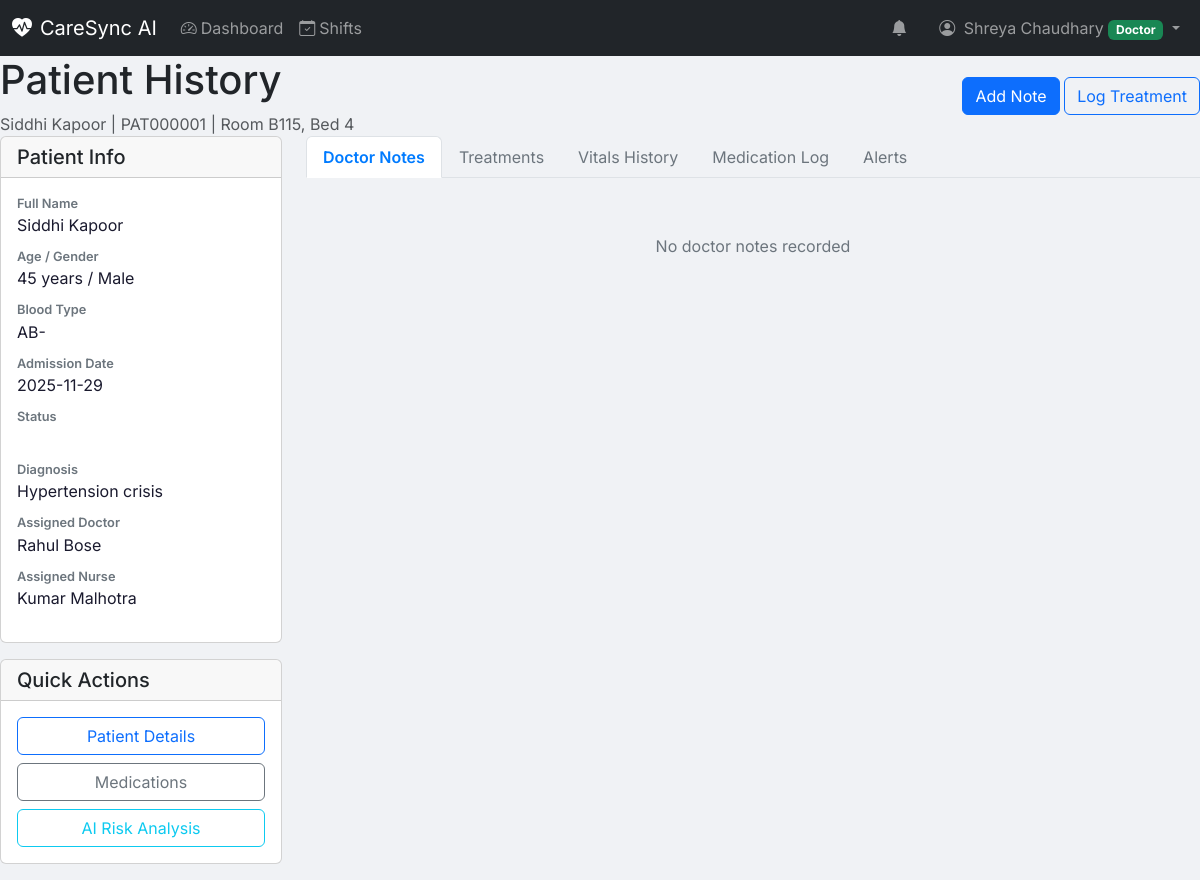
Screenshot of /patient/1/history (signed in) with the database file from the repository.
### models.py (models this page shows, shortened)
class StaffMember(db.Model):
    __tablename__ = 'staff_members'
    id = db.Column(db.Integer, primary_key=True)
    staff_id = db.Column(db.String(50), unique=True, nullable=False)
    password_hash = db.Column(db.String(256), nullable=False)
    first_name = db.Column(db.String(100), nullable=False)
    last_name = db.Column(db.String(100), nullable=False)
    email = db.Column(db.String(120), unique=True, nullable=False)
    phone = db.Column(db.String(20), nullable=True)
    role = db.Column(db.String(20), nullable=False)  # 'admin', 'doctor', 'nurse'
    department = db.Column(db.String(100), nullable=True)
    specialization = db.Column(db.String(100), nullable=True)
    is_on_duty = db.Column(db.Boolean, default=False)
    is_active = db.Column(db.Boolean, default=True)
    created_at = db.Column(db.DateTime, default=datetime.now)
    updated_at = db.Column(db.DateTime, default=datetime.now, onupdate=datetime.now)
    @property
    def full_name(self):
        return f"{self.first_name} {self.last_name}"

class Patient(db.Model):
    __tablename__ = 'patients'
    id = db.Column(db.Integer, primary_key=True)
    patient_id = db.Column(db.String(50), unique=True, nullable=False)
    first_name = db.Column(db.String(100), nullable=False)
    last_name = db.Column(db.String(100), nullable=False)
    date_of_birth = db.Column(db.Date, nullable=False)
    gender = db.Column(db.String(10), nullable=False)
    blood_type = db.Column(db.String(5), nullable=True)
    phone = db.Column(db.String(20), nullable=True)
    email = db.Column(db.String(120), nullable=True)
    address = db.Column(db.Text, nullable=True)
    emergency_contact_name = db.Column(db.String(100), nullable=True)
    emergency_contact_phone = db.Column(db.String(20), nullable=True)
    room_number = db.Column(db.String(20), nullable=True)
    bed_number = db.Column(db.String(10), nullable=True)
    status = db.Column(db.String(20), default='admitted')  # admitted, discharged, emergency, icu
    admission_date = db.Column(db.DateTime, default=datetime.now)
    discharge_date = db.Column(db.DateTime, nullable=True)
    diagnosis = db.Column(db.Text, nullable=True)
    notes = db.Column(db.Text, nullable=True)
    assigned_doctor_id = db.Column(db.Integer, db.ForeignKey('staff_members.id'), nullable=True)
    assigned_nurse_id = db.Column(db.Integer, db.ForeignKey('staff_members.id'), nullable=True)
    created_at = db.Column(db.DateTime, default=datetime.now)
    updated_at = db.Column(db.DateTime, default=datetime.now, onupdate=datetime.now)
    assigned_doctor = db.relationship('StaffMember', foreign_keys=[assigned_doctor_id], backref='patients_as_doctor')
    assigned_nurse = db.relationship('StaffMember', foreign_keys=[assigned_nurse_id], backref='patients_as_nurse')
    vitals = db.relationship('VitalSign', backref='patient', lazy='dynamic', order_by='desc(VitalSign.recorded_at)')
    @property
    def full_name(self):
        return f"{self.first_name} {self.last_name}"
    @property
    def age(self):
        today = datetime.now().date()
        return today.year - self.date_of_birth.year - ((today.month, today.day) < (self.date_of_birth.month, self.date_of_birth.day))

### routes.py (the view)
@app.route('/patient/<int:patient_id>/history')
@staff_login_required
def patient_history(patient_id):
    staff = get_staff_user()
    patient = Patient.query.get_or_404(patient_id)
    vitals = VitalSign.query.filter_by(patient_id=patient_id).order_by(VitalSign.recorded_at.desc()).limit(100).all()
    treatments = TreatmentLog.query.filter_by(patient_id=patient_id).order_by(TreatmentLog.performed_at.desc()).all()
    notes = DoctorNote.query.filter_by(patient_id=patient_id).order_by(DoctorNote.created_at.desc()).all()
    medications = MedicationAdministration.query.filter_by(patient_id=patient_id).order_by(
        MedicationAdministration.administered_at.desc()
    ).all()
    alerts = Alert.query.filter_by(patient_id=patient_id).order_by(Alert.created_at.desc()).limit(50).all()
    risk_assessments = RiskAssessment.query.filter_by(patient_id=patient_id).order_by(
        RiskAssessment.assessed_at.desc()
    ).limit(20).all()
    return render_template('patient_history.html',
        staff=staff,
        patient=patient,
        vitals=vitals,
        treatments=treatments,
        notes=notes,
        medications=medications,
        alerts=alerts,
        risk_assessments=risk_assessments
    )

### routes.py (called while the page is built)
@app.before_request
def make_session_permanent():
    session.permanent = True

def get_staff_user():
    if 'staff_id' in session:
        return StaffMember.query.filter_by(id=session['staff_id']).first()
    return None

def staff_login_required(f):
    @wraps(f)
    def decorated_function(*args, **kwargs):
        staff = get_staff_user()
        if not staff:
            flash('Please log in to access this page.', 'warning')
            return redirect(url_for('staff_login'))
        return f(*args, **kwargs)
    return decorated_function

@app.context_processor
def utility_processor():
    return {
        'now': datetime.now(),
        'get_staff_user': get_staff_user
    }

### templates/patient_history.html (shortened to what this page needs)
{% extends "dashboard_base.html" %}
{% block content %}
<div class="content-header">
    <div class="d-flex justify-content-between align-items-center">
        <div>
            <h1>Patient History</h1>
            <p class="text-muted mb-0">{{ patient.full_name }} | {{ patient.patient_id }} | Room {{ patient.room_number }}, Bed {{ patient.bed_number }}</p>
        </div>
        <div>
            {% if staff.role in ['doctor', 'admin'] %}
            <a href="{{ url_for('add_doctor_note', patient_id=patient.id) }}" class="btn btn-primary">
                 Add Note
            </a>
            {% endif %}
            <a href="{{ url_for('add_treatment', patient_id=patient.id) }}" class="btn btn-outline-primary">
                 Log Treatment
            </a>
        </div>
    </div>
</div>
<div class="row">
    <div class="col-lg-3">
        <div class="card mb-3">
            <div class="card-header">
                <h5 class="mb-0">Patient Info</h5>
            </div>
            <div class="card-body">
                <dl class="patient-info">
                    <dt>Full Name</dt>
                    <dd>{{ patient.full_name }}</dd>
                    <dt>Age / Gender</dt>
                    <dd>{{ patient.age }} years / {{ patient.gender }}</dd>
                    <dt>Blood Type</dt>
                    <dd>{{ patient.blood_type or 'Unknown' }}</dd>
                    <dt>Admission Date</dt>
                    <dd>{{ patient.admission_date.strftime('%Y-%m-%d') }}</dd>
                    <dt>Status</dt>
                    <dd>
                        <span class="badge badge-{{ 'danger' if patient.status == 'emergency' else 'warning' if patient.status == 'icu' else 'primary' }}">
                        </span>
                    </dd>
                    <dt>Diagnosis</dt>
                    <dd>{{ patient.diagnosis or 'Pending' }}</dd>
                    <dt>Assigned Doctor</dt>
                    <dd>{{ patient.assigned_doctor.full_name if patient.assigned_doctor else 'Unassigned' }}</dd>
                    <dt>Assigned Nurse</dt>
                    <dd>{{ patient.assigned_nurse.full_name if patient.assigned_nurse else 'Unassigned' }}</dd>
                </dl>
            </div>
        </div>
        <div class="card mb-3">
            <div class="card-header">
                <h5 class="mb-0">Quick Actions</h5>
            </div>
            <div class="card-body">
                <a href="{{ url_for('patient_detail', patient_id=patient.id) }}" class="btn btn-outline-primary btn-block mb-2">
                     Patient Details
                </a>
                <a href="{{ url_for('patient_medications', patient_id=patient.id) }}" class="btn btn-outline-secondary btn-block mb-2">
                     Medications
                </a>
                <a href="{{ url_for('patient_risk_analysis', patient_id=patient.id) }}" class="btn btn-outline-info btn-block">
                     AI Risk Analysis
                </a>
            </div>
        </div>
    </div>
    <div class="col-lg-9">
        <ul class="nav nav-tabs" id="historyTabs">
            <li class="nav-item">
                <a class="nav-link active" data-toggle="tab" href="#notes">Doctor Notes</a>
            </li>
            <li class="nav-item">
                <a class="nav-link" data-toggle="tab" href="#treatments">Treatments</a>
            </li>
            <li class="nav-item">
                <a class="nav-link" data-toggle="tab" href="#vitals">Vitals History</a>
            </li>
            <li class="nav-item">
                <a class="nav-link" data-toggle="tab" href="#meds">Medication Log</a>
            </li>
            <li class="nav-item">
                <a class="nav-link" data-toggle="tab" href="#alerts">Alerts</a>
            </li>
        </ul>
        <div class="tab-content mt-3">
            <div class="tab-pane fade show active" id="notes">
                {% if notes %}
                <div class="notes-timeline">
                    {% for note in notes %}
                    <div class="note-card">
                        <div class="note-header">
                            <span class="badge badge-{{ 'primary' if note.note_type == 'progress' else 'success' if note.note_type == 'discharge' else 'info' }}">
                                {{ note.note_type|title }}
                            </span>
                            <span class="note-author">Dr. {{ note.doctor.full_name }}</span>
                            <span class="note-date">{{ note.created_at.strftime('%Y-%m-%d %H:%M') }}</span>
                        </div>
                        <div class="note-body">
                            {% if note.subjective %}
                            <div class="soap-section">
                                <strong>Subjective:</strong>
                                <p>{{ note.subjective }}</p>
                            </div>
                            {% endif %}
                            {% if note.objective %}
                            <div class="soap-section">
                                <strong>Objective:</strong>
                                <p>{{ note.objective }}</p>
                            </div>
                            {% endif %}
                            {% if note.assessment %}
                            <div class="soap-section">
                                <strong>Assessment:</strong>
                                <p>{{ note.assessment }}</p>
                            </div>
                            {% endif %}
                            {% if note.plan %}
                            <div class="soap-section">
                                <strong>Plan:</strong>
                                <p>{{ note.plan }}</p>
                            </div>
                            {% endif %}
                        </div>
                    </div>
                    {% endfor %}
                </div>
                {% else %}
                <div class="empty-state">
                    <p>No doctor notes recorded</p>
                </div>
                {% endif %}
            </div>
        </div>
    </div>
</div>
{% endblock %}

### templates/dashboard_base.html (shortened to what this page needs)
{% extends "base.html" %}
{% block body_class %}dashboard-page{% endblock %}
{% block navbar %}
<nav class="navbar navbar-expand-lg navbar-dark bg-dark fixed-top">
    <div class="container-fluid">
        <a class="navbar-brand" href="{{ url_for('dashboard') }}">
            <i class="bi bi-heart-pulse-fill me-2"></i>CareSync AI
        </a>
        <div class="collapse navbar-collapse" id="navbarNav">
            <ul class="navbar-nav me-auto">
                {% if staff.role == 'admin' %}
                <li class="nav-item">
                    <a class="nav-link" href="{{ url_for('admin_dashboard') }}">
                        <i class="bi bi-speedometer2 me-1"></i>Dashboard
                    </a>
                </li>
                <li class="nav-item">
                    <a class="nav-link" href="{{ url_for('admin_users') }}">
                        <i class="bi bi-people me-1"></i>Staff
                    </a>
                </li>
                <li class="nav-item">
                    <a class="nav-link" href="{{ url_for('admin_patients') }}">
                        <i class="bi bi-person-heart me-1"></i>Patients
                    </a>
                </li>
                <li class="nav-item">
                    <a class="nav-link" href="{{ url_for('doctor_dashboard') }}">
                        <i class="bi bi-activity me-1"></i>Doctor View
                    </a>
                </li>
                <li class="nav-item">
                    <a class="nav-link" href="{{ url_for('nurse_dashboard') }}">
                        <i class="bi bi-clipboard2-pulse me-1"></i>Nurse View
                    </a>
                </li>
                {% elif staff.role == 'doctor' %}
                <li class="nav-item">
                    <a class="nav-link" href="{{ url_for('doctor_dashboard') }}">
                        <i class="bi bi-speedometer2 me-1"></i>Dashboard
                    </a>
                </li>
                {% elif staff.role == 'nurse' %}
                <li class="nav-item">
                    <a class="nav-link" href="{{ url_for('nurse_dashboard') }}">
                        <i class="bi bi-speedometer2 me-1"></i>Dashboard
                    </a>
                </li>
                {% endif %}
                <li class="nav-item">
                    <a class="nav-link" href="{{ url_for('shift_management') }}">
                        <i class="bi bi-calendar-check me-1"></i>Shifts
                    </a>
                </li>
            </ul>
            <ul class="navbar-nav">
                <li class="nav-item me-3">
                    <span class="nav-link" id="alertIndicator">
                        <i class="bi bi-bell-fill"></i>
                    </span>
                </li>
                <li class="nav-item dropdown">
                    <a class="nav-link dropdown-toggle" href="#" role="button" data-bs-toggle="dropdown">
                        <i class="bi bi-person-circle me-1"></i>
                        {{ staff.full_name }}
                        <span class="badge bg-{{ 'primary' if staff.role == 'admin' else 'success' if staff.role == 'doctor' else 'info' }}">
                            {{ staff.role|title }}
                        </span>
                    </a>
                </li>
            </ul>
        </div>
    </div>
</nav>
{% endblock %}

### static/css/style.css (style rules this page uses)
:root { --primary-color: #0d6efd; --secondary-color: #6c757d; --success-color: #198754; --danger-color: #dc3545; --warning-color: #ffc107; --info-color: #0dcaf0; --dark-color: #212529; --light-color: #f8f9fa; --vital-normal: #198754; --vital-warning: #ffc107; --vital-critical: #dc3545; --sidebar-width: 250px; --navbar-height: 56px; }
* { margin: 0; padding: 0; box-sizing: border-box; }
body { font-family: 'Inter', -apple-system, BlinkMacSystemFont, 'Segoe UI', Roboto, sans-serif; background-color: #f0f2f5; min-height: 100vh; }
.dashboard-page { padding-top: var(--navbar-height); }
.empty-state { text-align: center; padding: 3rem; color: var(--secondary-color); }

### templates/patient_history.html (style rules this page uses)
.patient-info dt { font-weight: 600; color: #6c757d; font-size: 0.8rem; margin-top: 10px; }
.patient-info dd { margin-bottom: 0; color: #1a1a2e; }
.patient-info dt:first-child { margin-top: 0; }
.btn-block { display: block; width: 100%; }
.empty-state { text-align: center; padding: 40px; color: #6c757d; }
.nav-tabs .nav-link { color: #6c757d; }
.nav-tabs .nav-link.active { color: #007bff; font-weight: 600; }

### rows the page displays
StaffMember: full_name "Shreya Chaudhary", role "Doctor"
Patient: full_name "Siddhi Kapoor", patient_id "PAT000001", room_number "B115", bed_number "4", age "45", gender "Male", blood_type "AB-", admission_date "2025-11-29", diagnosis "Hypertension crisis"
StaffMember: assigned_doctor "Rahul Bose"
StaffMember: assigned_nurse "Kumar Malhotra"
